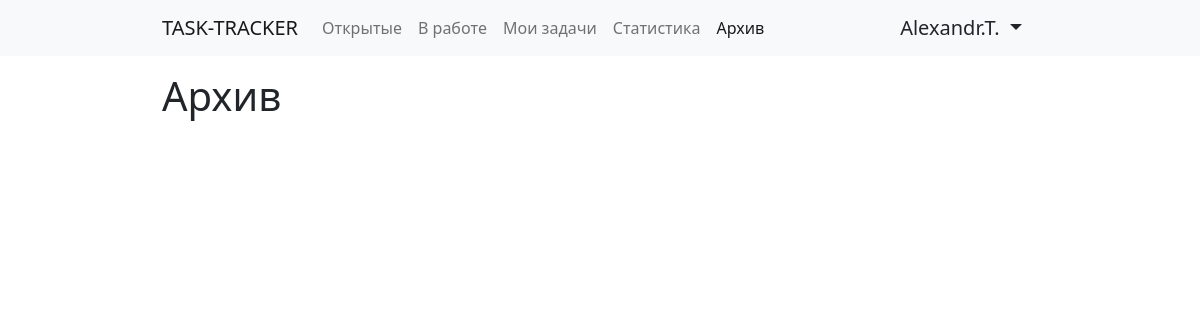
The app's page /archive/ (signed in), older data.
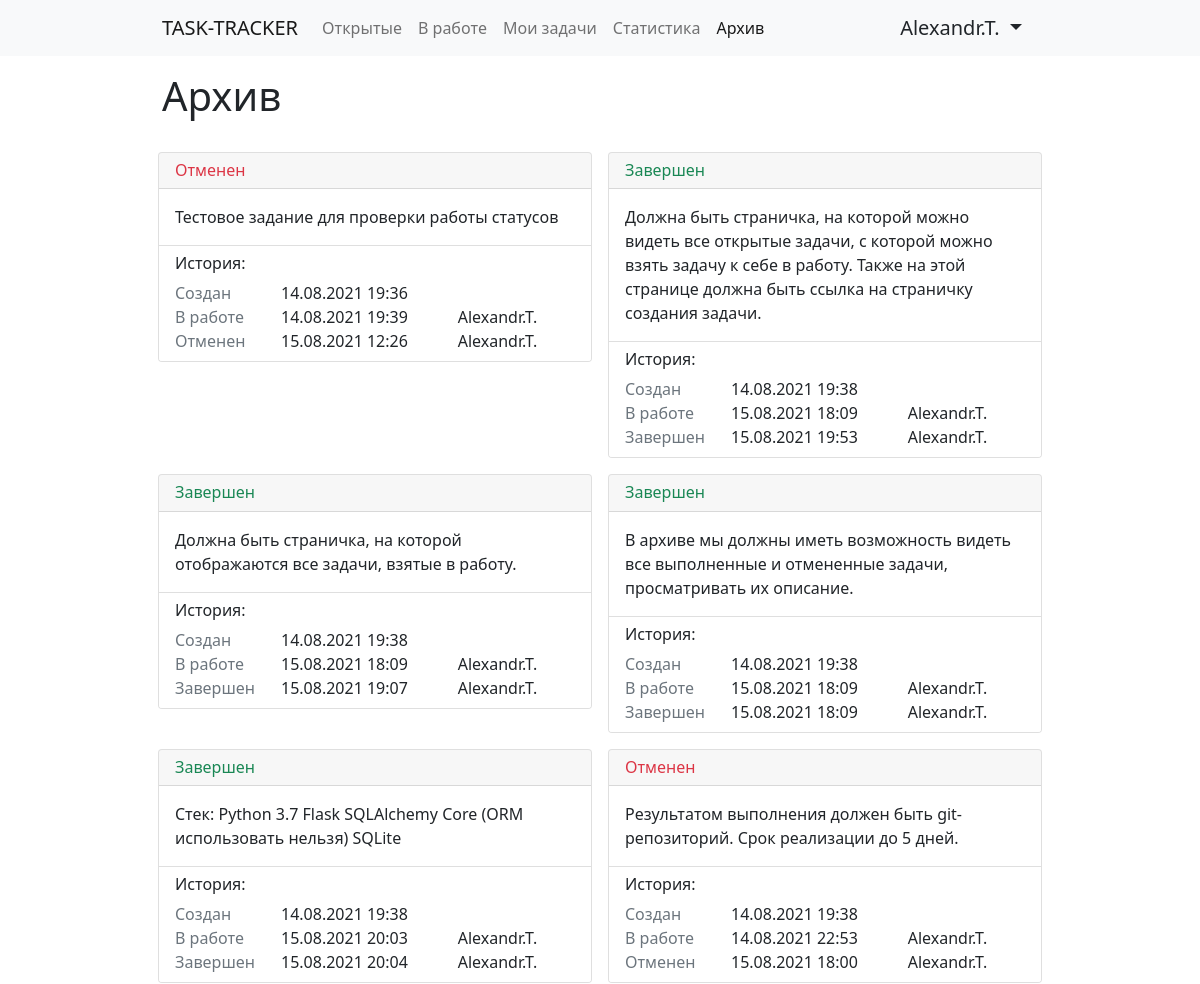
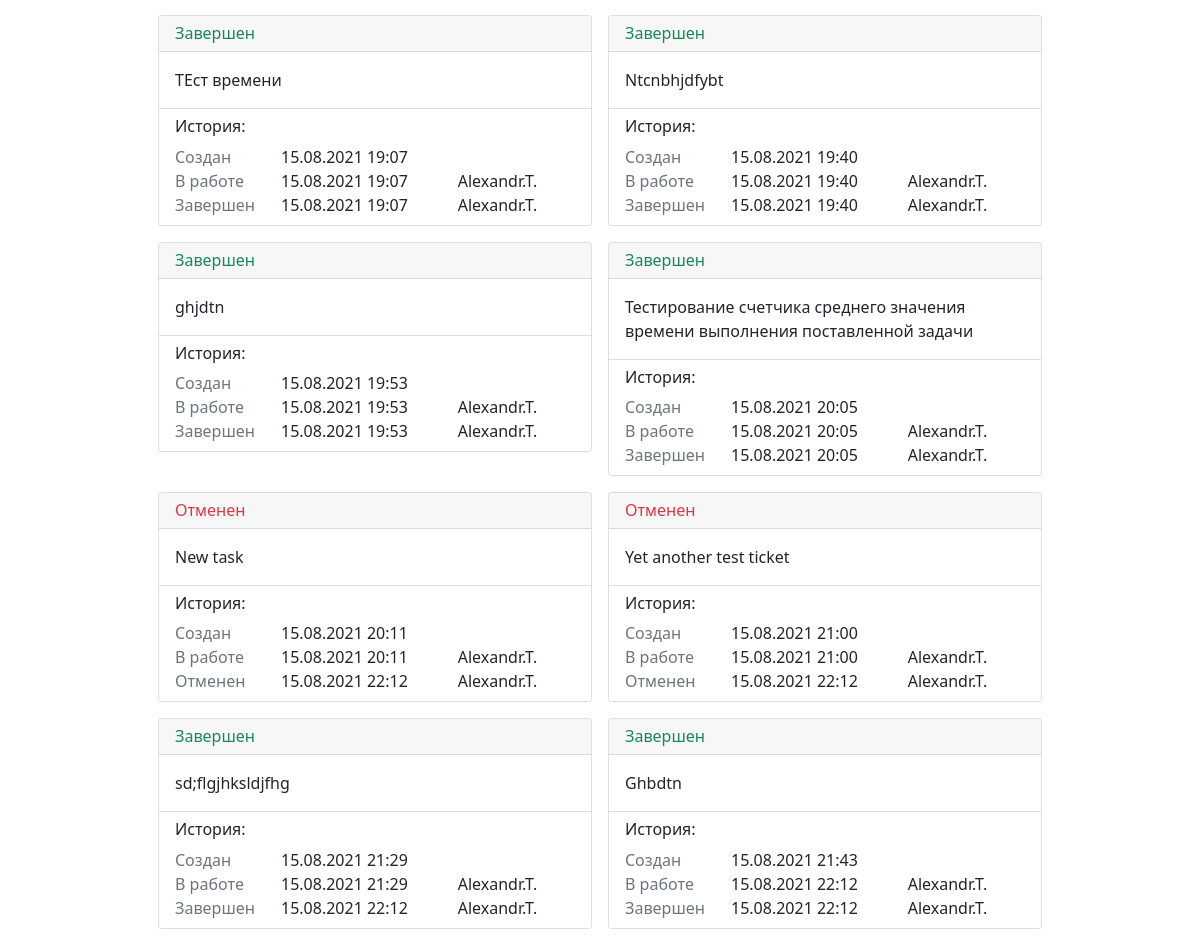
The same page, newer data (2 pictures, top to bottom).
### tables this page shows
CREATE TABLE "user" (
	id INTEGER NOT NULL, 
	login VARCHAR, 
	password VARCHAR, 
	fullname VARCHAR, 
	PRIMARY KEY (id), 
	CONSTRAINT uq_user_login UNIQUE (login)
);

CREATE TABLE ticket (
	id INTEGER NOT NULL, 
	description VARCHAR, 
	created_at DATETIME, 
	user_id INTEGER, 
	current_status INTEGER, 
	status_updated_at DATETIME, 
	PRIMARY KEY (id), 
	FOREIGN KEY(user_id) REFERENCES user (id), 
	FOREIGN KEY(current_status) REFERENCES status (id)
);

CREATE TABLE status (
	id INTEGER NOT NULL, 
	title VARCHAR, 
	PRIMARY KEY (id)
);

### app.py (the view)
@app.route('/archive/', methods=['GET'])
@check_auth
def archive(user):
    if request.method == "GET":
        tickets = get_archive_tickets()
        history = get_archive_ticket_history()
        lib = get_all_users_and_statuses()
        return render_template(
            "archive.html",
            user=user,
            tickets=tickets,
            history=history,
            users=lib.get('users'),
            statuses=lib.get('statuses'),
        )

### services/auth.py (called while the page is built)
def check_auth(func):
    @wraps(func)
    def wrapper(*args, **kwargs):
        if not request.cookies.get('authenticated_user'):
            return redirect('/login/')
        else:
            user_info = engine.execute(select(users).where(users.c.id == request.cookies.get('authenticated_user'))).fetchone()
            user = {
                'id': user_info[0],
                'login': user_info[1],
                'fullname': user_info[3],
            }
            return func(*args, user=user, **kwargs)
    return wrapper

### services/lib.py (called while the page is built)
def get_all_users_and_statuses():
    users_query = select(users)
    statuses_query = select(statuses)
    with engine.begin() as connection:
        users_list = connection.execute(users_query).fetchall()
        statuses_list = connection.execute(statuses_query).fetchall()
    users_dict = {}
    statuses_dict = {}
    for (id, login, password, fullname) in users_list:
        users_dict.update(
            {id: fullname}
        )
    for (id, title) in statuses_list:
        statuses_dict.update(
            {id: title}
        )
    return {
        'users': users_dict,
        'statuses': statuses_dict,
    }

### templates/archive.html (shortened to what this page needs)
{% extends 'base.html' %}
{% block content %}
    <div class="row mb-3">
        <div class="col-6">
            <h1>Архив</h1>
        </div>
    </div>
    <div class="row">
        {% for ticket in tickets %}
            <div class="col-md-6 col-lg-6 p-2">
                <div class="card">
                    <div class="card-header">
                        <h6 class="mb-0
{% if statuses.get(ticket.current_status) == "Отменен" %}
                        text-danger
{% elif statuses.get(ticket.current_status) == "Завершен" %}
text-success
{% endif %} ">{{ statuses.get(ticket.current_status) }}</h6>
                    </div>
                    <div class="card-body">
                        <p class="card-text">{{ ticket.description }}</p>
                    </div>
                    <div class="card-footer bg-white">
                        <h6>История:</h6>
                        <div class="row">
                            <div class="col-3">
                                <div class="text-muted">Создан</div>
                            </div>
                            <div class="col-5">
                                <div class="text">{{ ticket.created_at.strftime('%d.%m.%Y %H:%M') }}</div>
                            </div>
                        </div>
                        {% for h in history[ticket.id] %}
                            <div class="row">
                            <div class="col-3">
                                <div class="text-muted">{{ statuses.get(h.status) }}</div>
                            </div>
                            <div class="col-5">
                                <div class="text">{{ h.updated_at.strftime('%d.%m.%Y %H:%M') }}</div>
                            </div>
                            <div class="col-4">
                                <div class="text">{{ users.get(h.updated_by) }}</div>
                            </div>
                        </div>
                        {% endfor %}
                    </div>
                </div>
            </div>
        {% endfor %}
    </div>
{% endblock %}

### templates/base.html (shortened to what this page needs)
<!doctype html>
<html lang="ru">
<head>
    <link href="https://cdn.jsdelivr.net/npm/bootstrap@5.0.2/dist/css/bootstrap.min.css" rel="stylesheet"
>
</head>
<body>
<nav class="navbar navbar-expand-lg navbar-light bg-light mb-3">
    <div class="container-fluid w-75">
        <a class="navbar-brand text-uppercase" href="/">Task-tracker</a>
        <div class="collapse navbar-collapse" id="navbarSupportedContent">
            <ul class="navbar-nav me-auto mb-2 mb-lg-0">
                <li class="nav-item">
                    <a class="nav-link {% if request.path == "/" %} active {% endif %}" aria-current="page" href="/">
                        Открытые
                    </a>
                </li>
                <li class="nav-item">
                    <a class="nav-link {% if request.path == '/at_work/' %}active{% endif %}" aria-current="page" href="/at_work/">
                        В работе
                    </a>
                </li>
                <li class="nav-item">
                    <a class="nav-link {% if request.path == '/my_tickets/' %}active{% endif %}" aria-current="page" href="/my_tickets/">
                        Мои задачи
                    </a>
                </li>
                <li class="nav-item">
                    <a class="nav-link {% if request.path == '/statistic/' %}active{% endif %}" aria-current="page" href="/statistic/">
                        Статистика
                    </a>
                </li>
                <li class="nav-item">
                    <a class="nav-link {% if request.path == '/archive/' %}active{% endif %}" aria-current="page" href="/archive/">
                        Архив
                    </a>
                </li>
            </ul>
            <div class="d-flex">
                <div class="nav-item dropdown">
                    <div class="nav-link dropdown-toggle text-dark h5 mb-0" href="#" id="navbarDropdown" role="button"
                       data-bs-toggle="dropdown" aria-expanded="false">
                        {{ user.fullname }}
                    </div>
                </div>
            </div>
        </div>
    </div>
</nav>
<div class="container w-75">
    {% block content %} {% endblock %}
</div>
</body>
</html>

Row changes from the older to the newer data that the page shows:
now on this page (row edited): ticket: get "Отменен", description "Тестовое задание для проверки работы статусов", created_at "14.08.2021 19:36", updated_at "14.08.2021 19:39" "15.08.2021 12:26", {{ users.get(h.updated_by) }} "Alexandr.T." "Alexandr.T."
now on this page (row unchanged): status: get "В работе" "В работе" "В работе" "В работе" "В работе" "В работе" "В работе" "В работе" "В работе" "В работе" "В работе" "В работе" "В работе" "В работе"
now on this page (row unchanged): status: get "Отменен" "Отменен" "Отменен" "Отменен"
now on this page (row edited): ticket: get "Завершен", description "Должна быть страничка, на которой можно видеть все открытые задачи, с которой можно взять задачу к себе в работу. Также на этой странице должна быть ссылка на страничку создания задачи.", created_at "14.08.2021 19:38", updated_at "15.08.2021 18:09" "15.08.2021 19:53", {{ users.get(h.updated_by) }} "Alexandr.T." "Alexandr.T."
now on this page (row unchanged): status: get "Завершен" "Завершен" "Завершен" "Завершен" "Завершен" "Завершен" "Завершен" "Завершен" "Завершен" "Завершен"
now on this page (row edited): ticket: get "Завершен", description "Должна быть страничка, на которой отображаются все задачи, взятые в работу.", created_at "14.08.2021 19:38", updated_at "15.08.2021 18:09" "15.08.2021 19:07", {{ users.get(h.updated_by) }} "Alexandr.T." "Alexandr.T."
now on this page (row edited): ticket: get "Завершен", description "В архиве мы должны иметь возможность видеть все выполненные и отмененные задачи, просматривать их описание.", created_at "14.08.2021 19:38", updated_at "15.08.2021 18:09" "15.08.2021 18:09", {{ users.get(h.updated_by) }} "Alexandr.T." "Alexandr.T."
now on this page (row edited): ticket: get "Завершен", description "Стек: Python 3.7 Flask SQLAlchemy Core (ORM использовать нельзя) SQLite", created_at "14.08.2021 19:38", updated_at "15.08.2021 20:03" "15.08.2021 20:04", {{ users.get(h.updated_by) }} "Alexandr.T." "Alexandr.T."
now on this page (row edited): ticket: get "Отменен", description "Результатом выполнения должен быть git-репозиторий. Срок реализации до 5 дней.", created_at "14.08.2021 19:38", updated_at "14.08.2021 22:53" "15.08.2021 18:00", {{ users.get(h.updated_by) }} "Alexandr.T." "Alexandr.T."
added ticket: get "Завершен", description "ТЕст времени", created_at "15.08.2021 19:07", updated_at "15.08.2021 19:07" "15.08.2021 19:07", {{ users.get(h.updated_by) }} "Alexandr.T." "Alexandr.T."
added ticket: get "Завершен", description "Ntcnbhjdfybt", created_at "15.08.2021 19:40", updated_at "15.08.2021 19:40" "15.08.2021 19:40", {{ users.get(h.updated_by) }} "Alexandr.T." "Alexandr.T."
added ticket: get "Завершен", description "ghjdtn", created_at "15.08.2021 19:53", updated_at "15.08.2021 19:53" "15.08.2021 19:53", {{ users.get(h.updated_by) }} "Alexandr.T." "Alexandr.T."
added ticket: get "Завершен", description "Тестирование счетчика среднего значения времени выполнения поставленной задачи", created_at "15.08.2021 20:05", updated_at "15.08.2021 20:05" "15.08.2021 20:05", {{ users.get(h.updated_by) }} "Alexandr.T." "Alexandr.T."
added ticket: get "Отменен", description "New task", created_at "15.08.2021 20:11", updated_at "15.08.2021 20:11" "15.08.2021 22:12", {{ users.get(h.updated_by) }} "Alexandr.T." "Alexandr.T."
added ticket: get "Отменен", description "Yet another test ticket", created_at "15.08.2021 21:00", updated_at "15.08.2021 21:00" "15.08.2021 22:12", {{ users.get(h.updated_by) }} "Alexandr.T." "Alexandr.T."
added ticket: get "Завершен", description "sd;flgjhksldjfhg", created_at "15.08.2021 21:29", updated_at "15.08.2021 21:29" "15.08.2021 22:12", {{ users.get(h.updated_by) }} "Alexandr.T." "Alexandr.T."
added ticket: get "Завершен", description "Ghbdtn", created_at "15.08.2021 21:43", updated_at "15.08.2021 22:12" "15.08.2021 22:12", {{ users.get(h.updated_by) }} "Alexandr.T." "Alexandr.T."
